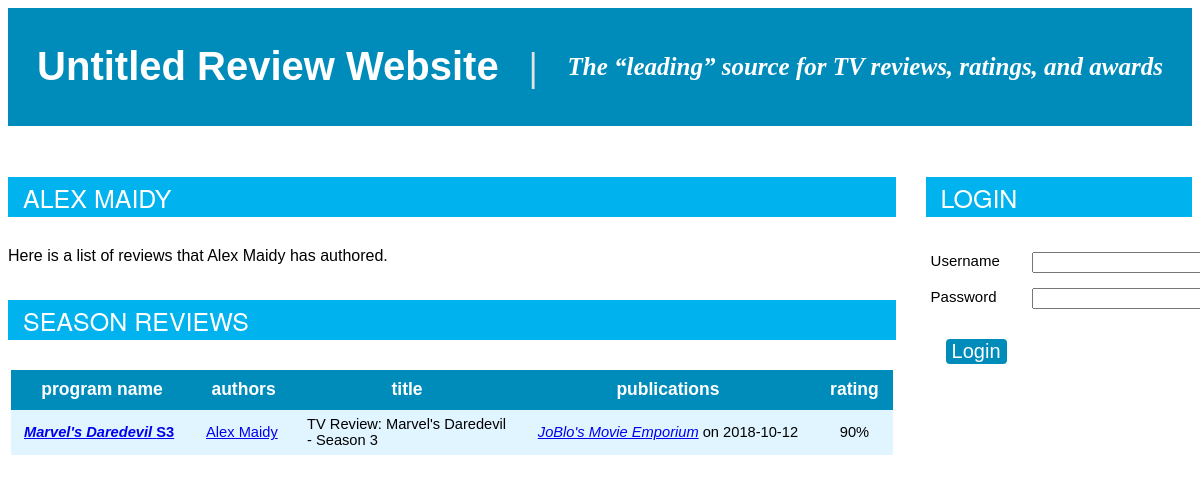
The page /scripts/critic.php?id=4 on the database its author committed.
### tables this page shows
CREATE TABLE IF NOT EXISTS Review
	(reviewID INTEGER PRIMARY KEY AUTO_INCREMENT, 
	rating DOUBLE, 
	progID INTEGER, 
    serialID INTEGER,
	seasonID INTEGER,
    FOREIGN KEY(progID)
		REFERENCES Program(progID)
        ON DELETE CASCADE
        ON UPDATE CASCADE,
	FOREIGN KEY(serialID, seasonID)
		REFERENCES Season(serialID, seasonID)
        ON DELETE CASCADE
        ON UPDATE CASCADE
);

CREATE TABLE IF NOT EXISTS Serial
	(serialID INTEGER PRIMARY KEY AUTO_INCREMENT, 
	name VARCHAR(50)
);

CREATE TABLE IF NOT EXISTS Season
	(serialID INTEGER, 
	seasonID INTEGER, 
	orderingPlatformID INTEGER,
	announceDate DATE, 
	renewed BOOL,
	PRIMARY KEY(serialID, seasonID),
	FOREIGN KEY(serialID)
		REFERENCES Serial(serialID)
		ON DELETE CASCADE
		ON UPDATE CASCADE,
	FOREIGN KEY(orderingPlatformID)
		REFERENCES Platform(platformID)
		ON DELETE CASCADE
		ON UPDATE CASCADE
);

CREATE TABLE IF NOT EXISTS Critic
	(reviewerID INTEGER PRIMARY KEY AUTO_INCREMENT, 
	name VARCHAR(50)
);

CREATE TABLE IF NOT EXISTS CriticReview
	(reviewID INTEGER PRIMARY KEY, 
	title VARCHAR(250), 
	textExcerpt VARCHAR(1000),
	FOREIGN KEY(reviewID)
		REFERENCES Review(reviewID)
		ON DELETE CASCADE
		ON UPDATE CASCADE
);

CREATE TABLE IF NOT EXISTS Publishes
	(publicationName VARCHAR(40), 
	reviewID INTEGER, 
	date DATE,
	PRIMARY KEY(publicationName, reviewID),
	FOREIGN KEY(publicationName) 
		REFERENCES Publication(publicationName) 
		ON DELETE CASCADE
		ON UPDATE CASCADE,
	FOREIGN KEY(reviewID) 
		REFERENCES CriticReview(reviewID) 
		ON DELETE CASCADE
		ON UPDATE CASCADE
);

### scripts/critic.php (the view, shortened to what this page needs)
<html>
	<head>
		<link href="style.css" rel="stylesheet" type="text/css">
		<div id="top">
			<a class="header-link" href="<?php echo "http://" . $_SERVER['HTTP_HOST']; ?>"><h1>Untitled Review Website</h1></a>
			<span class="separator"><b>|</b></span>
			<h2>The “leading” source for TV reviews, ratings, and awards</h2>
		</div>
	</head>
	<body>
		<div class="column-left">
<?php
$servername = "localhost:3306";
$username = "application";
$password = "applicationPASSWORD";
$dbname = "untitled_review_website";
echo "<span class=\"content-header\"><h3>" . $_GET['name'] . "</h3></span>";
$conn = new mysqli($servername, $username, $password, $dbname);
if ($conn->connect_error) {
	$error = true;
} else {
	$seasonSql = "SELECT R.reviewID, S.serialID, SE.name AS showName, S.seasonID, CR.title, R.rating
					FROM Review R
					JOIN CriticReview CR ON R.reviewID = CR.reviewID
					JOIN CriticWrites CW ON R.reviewID = CW.reviewID
					JOIN Critic C ON CW.reviewerID = C.reviewerID
					JOIN Season S ON R.serialID = S.serialID AND R.seasonID = S.seasonID
					JOIN Serial SE ON S.serialID = SE.serialID
					LEFT JOIN Publishes PU
					ON PU.reviewID = R.reviewID
					WHERE C.reviewerID = " . $_GET['id'] . "
					GROUP BY R.reviewID
					ORDER BY date DESC";
	$seasonResult = $conn->query($seasonSql);
	$programSql = "SELECT R.reviewID, R.progID, ES.serialID, ES.name AS showName,
					ES.seasonID, ES.epID, P.name AS programName, R.rating, CR.title
					FROM Review R
					JOIN CriticReview CR ON R.reviewID = CR.reviewID
					JOIN CriticWrites CW ON R.reviewID = CW.reviewID
					JOIN Critic C ON CW.reviewerID = C.reviewerID
					JOIN Program P ON R.progID = P.progID
					LEFT JOIN (SELECT E.progID, E.serialID, E.seasonID, E.epID, S.name
						FROM Episode E
						LEFT JOIN Serial S
						ON S.serialID = E.serialID) ES
					ON ES.progID = P.progID
					LEFT JOIN Publishes PU
					ON PU.reviewID = R.reviewID
					WHERE C.reviewerID = " . $_GET['id'] . "
					GROUP BY R.reviewID
					ORDER BY date DESC";
	$programResult = $conn->query($programSql);
	$type = "Season";
	$result = $seasonResult;
	if ($seasonResult->num_rows > 0 || $programResult->num_rows > 0) {
		echo "<p>Here is a list of reviews that " . $_GET['name'] . " has authored.</p>";
		for ($i=1; $i<=2; $i++) {
			if ($result->num_rows > 0) {
				echo "<span class=\"content-header\"><h3>" . $type . " Reviews</h3></span>
						<table align=\"center\" class=\"listing\">
							<tr>
								<th>Program Name</th>
								<th>Authors</th>
								<th>Title</th>
								<th>Publications</th>
								<th>Rating</th>
							</tr>";
				while ($row = $result->fetch_assoc()) {
					if ($row["programName"] == null) {
						$showLink = "http://" . $_SERVER['HTTP_HOST']. "/season?serialID=" . $row["serialID"] . "&seasonID=" . $row["seasonID"];
						$showDescriptor = "";
						$showTitle = "<a href=\"" . $showLink . "\"><b><i>" . $row["showName"] . "</i> S" . $row["seasonID"] . "</b></a>";
					}
					echo "<tr class=\"table-entry\">
							<td>" . $showDescriptor . $showTitle . "</td>
							<td>";
					$authorSql = "SELECT C.reviewerID, C.name
									FROM Critic C, CriticWrites CW
									WHERE C.reviewerID = CW.reviewerID
										AND CW.reviewID = " . $row["reviewID"];
					$authorResult = $conn->query($authorSql);
					while ($innerRow = $authorResult->fetch_assoc()) {
						echo "<p><a href=\"http://" . $_SERVER['HTTP_HOST'] . "/critic?id=" . $innerRow['reviewerID'] . "\">
								" . $innerRow['name'] . "</p>";
					}
					echo "</td>
							<td style=\"width:200px\">" . $row['title'] . "</td>
							<td align=\"center\">";
					$pubSql = "SELECT publicationName, date
								FROM Publishes
								WHERE reviewID = " . $row["reviewID"];
					$pubResult = $conn->query($pubSql);
					while ($innerRow = $pubResult->fetch_assoc()) {
						echo "<p><i><a href=\"http://" . $_SERVER['HTTP_HOST'] . "/publication?id=" . $innerRow['publicationName'] . "\">
							" . $innerRow['publicationName'] . "</a></i> on " . $innerRow['date'] . "</p>";
					}
					echo "</td>
							<td align=\"center\">" . $row['rating'] . "%</td>
						  </tr>";
				}
				echo "</table>";
			}
			$type = "Program";
			$result = $programResult;
		}
	} else {
		$error = true;
	}
}
?>
		</div>
		<div class="column-right">
<?php
$criticID = isset($_GET['id']) ? $_GET['id'] : $_POST['id'];
if (isset($_SESSION['logged_in']) && !isset($_POST['logout'])) {
	$user_descriptor = "<b>" . $_SESSION['username'] . "</b>";
	if (isset($_SESSION['is_critic']) && $_SESSION['is_critic']) {
		$servername = "localhost:3306";
		$username = "application";
		$password = "applicationPASSWORD";
		$dbname = "untitled_review_website";
		$conn = new mysqli($servername, $username, $password, $dbname);
		if (!$conn->connect_error) {
			$sql = "SELECT name FROM Critic WHERE dbUsername = '" . $_SESSION['username'] . "'";
			$result = $conn->query($sql);
			if ($result->num_rows > 0) {
				$row = $result->fetch_assoc();
				$user_descriptor = "<b>" . $row['name'] . "</b> (" . $_SESSION['username'] . ")";
			}
		}
		$conn->close();
	}
	echo "<div id=\"account\">
			<span class=\"content-header\"><h3>Account</h3></span>
					<p>Welcome, " . $user_descriptor . "</b>!</p>";
	if (isset($_SESSION['is_critic']) && $_SESSION['is_critic']) {
		echo "<p>Search for a program to add a review to, or click
			<a href=\"http://" . $_SERVER['HTTP_HOST'] . "/critic_management\">here</a>
			to view and update your reviews.</p>";
	}
	if(isset($_SESSION['is_admin']) && $_SESSION['is_admin']) {
		echo "<p>Click <a href=\"http://" . $_SERVER['HTTP_HOST'] . "/admin_management\">here</a>
			to add data to the review website database.</p>";
	}
	echo "<form action=\"" . $_SERVER['PHP_SELF'] . "\" method=\"post\">
			<input type=\"hidden\" name=\"id\" value=\"" . $criticID . "\">
			<button type=\"submit\" name=\"logout\">Logout</button>
		  </form>
		  </div>";
} else {
	echo "<div id=\"login-form\">
		  <span class=\"content-header\"><h3>Login</h3></span>
		  <form action=\"" . $_SERVER['PHP_SELF'] . "\" method=\"post\">
			<input type=\"hidden\" name=\"id\" value=\"" . $criticID . "\">
			<table class=\"plain\">
				<tr>
					<td>Username</td>
					<td><input type=\"text\" name=\"username\"
						value=\"" . (isset($_POST['username']) ? $_POST['username'] : '') . "\"</td>
				</tr>
				<tr>
					<td>Password</td>
					<td><input type=\"password\" name=\"password\"
						value=\"" . (isset($_POST['password']) ? $_POST['password'] : '') . "\"</td>
				</tr>
				<tr>
					<td><button type=\"submit\" name=\"login\">Login</button></td>
				</tr>
			</table>
		  </form>";
}
?>
			  </div>
	</body>
</html>

### scripts/style.css (style rules this page uses)
html { overflow-y:scroll; }
#top { background-color:#008cbb; clear:both; display:flex; align-items:center; justify-content:center; height:15%; width:auto; margin:0px 0px 16px 0px; }
.column-left { float:left; width:75%; }
.column-right { float:right; width:22.5%; }
.content-header { background-color:#00B2EE; clear:both; margin-top:35px; margin-bottom:30px; display:block; padding-left:15px; line-height:40px; }
.separator { color:#e3e3e3; font-size:40; display:inline; margin-left:30px; margin-right:30px; }
h1 { color:white; font-size:40; font-family:sans-serif; display:inline; }
h2 { color:white; font-size:25; display:inline; font-style:italic; font-family:serif; }
h3 { color:white; font-size:25; display:inline; font-family:"HelveticaNeue-Light", "Helvetica Neue Light", "Helvetica Neue", Helvetica, Arial, "Lucida Grande", sans-serif; font-weight:200; text-transform:uppercase; }
p { font-family:sans-serif; }
table.plain { font-family:sans-serif; border-collapse:collapse; font-size:15; padding:30px; }
table.plain th, table.plain td { padding:5px; padding-bottom:10px; vertical-align:top; }
table.listing { clear:both; width:73.5vw; font-family:sans-serif; border-collapse:collapse; font-size:11pt; margin-bottom:30px; }
table.listing th { background-color:#008cbb; color:white; text-align:center; padding:0px 13px 0px 13px; text-transform:lowercase; font-size:17.5px; }
table.listing tr { height:45px; }
table.listing tr:nth-child(1) { height:40px; }
table.listing tr:nth-child(even) { background-color:#e0f5ff; }
table.listing tr:nth-child(odd) { background-color:white; }
table.listing td { padding:5px 13px 5px 13px; }
.table-entry { height:40px; }
.header-link { text-decoration:none; }
button, input[type=button] { background-color:#008cbb; border:none; color:white; border-radius:4px; font-size:20; margin:15px; }

### rows shown on the page
review: serial.name "Marvel's Daredevil", season.seasonID "3", criticreview.title "TV Review: Marvel's Daredevil - Season 3", rating "90"
critic: name "Alex Maidy"
publishes: publicationName "JoBlo's Movie Emporium", date "2018-10-12"

### other values the page prints
$_GET['name'] "ALEX MAIDY"
$_GET['name'] "Alex Maidy"
